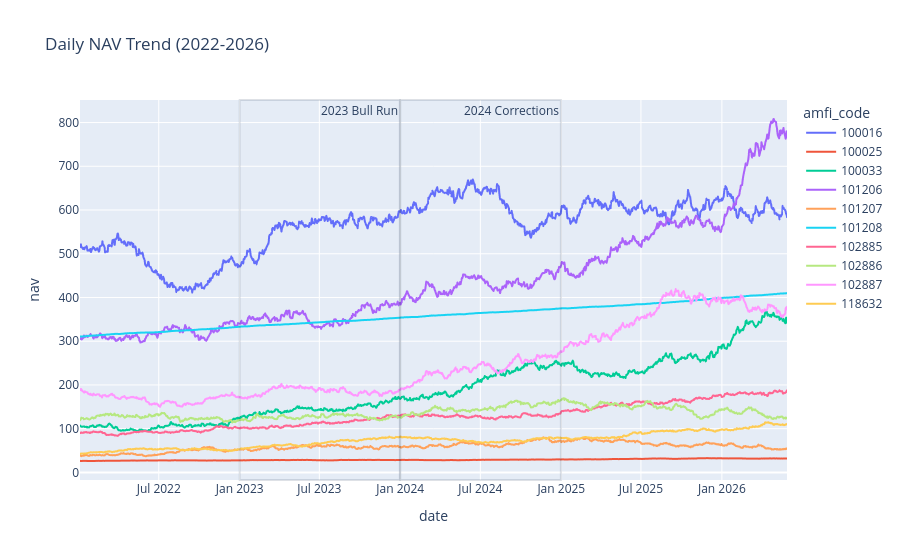

The notebook cell saved with this chart:
### Markdown cell above
### Insight 5

Young and middle age investors contribute major transaction volume.

### Code cell
nav["date"] = pd.to_datetime(
    nav["date"]
)

top_funds = nav[
    "amfi_code"
].unique()[:10]

nav_subset = nav[
    nav["amfi_code"].isin(
        top_funds
    )
]

fig = px.line(

    nav_subset,

    x="date",

    y="nav",

    color="amfi_code",

    title="Daily NAV Trend (2022-2026)"

)

fig.add_vrect(

    x0="2023-01-01",

    x1="2023-12-31",

    annotation_text="2023 Bull Run",

    opacity=0.15

)

fig.add_vrect(

    x0="2024-01-01",

    x1="2024-12-31",

    annotation_text="2024 Corrections",

    opacity=0.15

)

fig.show()

### Figure 1 — Plotly figure (JSON) as saved in the notebook; plotly's stock layout.template omitted (floating-point values rounded to 4 significant figures; data arrays with more than 128 entries replaced by an {"elided": "..."} marker saying what was removed)
{"data": [{"hovertemplate": "amfi_code=100016<br>date=%{x}<br>nav=%{y}<extra></extra>", "legendgroup": "100016", "line": {"color": "#636efa", "dash": "solid"}, "marker": {"symbol": "circle"}, "mode": "lines", "name": "100016", "showlegend": true, "type": "scattergl", "x": {"elided": "1150 str values"}, "xaxis": "x", "y": {"elided": "1150 float values"}, "yaxis": "y"}, {"hovertemplate": "amfi_code=100025<br>date=%{x}<br>nav=%{y}<extra></extra>", "legendgroup": "100025", "line": {"color": "#EF553B", "dash": "solid"}, "marker": {"symbol": "circle"}, "mode": "lines", "name": "100025", "showlegend": true, "type": "scattergl", "x": {"elided": "1150 str values"}, "xaxis": "x", "y": {"elided": "1150 float values"}, "yaxis": "y"}, {"hovertemplate": "amfi_code=100033<br>date=%{x}<br>nav=%{y}<extra></extra>", "legendgroup": "100033", "line": {"color": "#00cc96", "dash": "solid"}, "marker": {"symbol": "circle"}, "mode": "lines", "name": "100033", "showlegend": true, "type": "scattergl", "x": {"elided": "1150 str values"}, "xaxis": "x", "y": {"elided": "1150 float values"}, "yaxis": "y"}, {"hovertemplate": "amfi_code=101206<br>date=%{x}<br>nav=%{y}<extra></extra>", "legendgroup": "101206", "line": {"color": "#ab63fa", "dash": "solid"}, "marker": {"symbol": "circle"}, "mode": "lines", "name": "101206", "showlegend": true, "type": "scattergl", "x": {"elided": "1150 str values"}, "xaxis": "x", "y": {"elided": "1150 float values"}, "yaxis": "y"}, {"hovertemplate": "amfi_code=101207<br>date=%{x}<br>nav=%{y}<extra></extra>", "legendgroup": "101207", "line": {"color": "#FFA15A", "dash": "solid"}, "marker": {"symbol": "circle"}, "mode": "lines", "name": "101207", "showlegend": true, "type": "scattergl", "x": {"elided": "1150 str values"}, "xaxis": "x", "y": {"elided": "1150 float values"}, "yaxis": "y"}, {"hovertemplate": "amfi_code=101208<br>date=%{x}<br>nav=%{y}<extra></extra>", "legendgroup": "101208", "line": {"color": "#19d3f3", "dash": "solid"}, "marker": {"symbol": "circle"}, "mode": "lines", "name": "101208", "showlegend": true, "type": "scattergl", "x": {"elided": "1150 str values"}, "xaxis": "x", "y": {"elided": "1150 float values"}, "yaxis": "y"}, {"hovertemplate": "amfi_code=102885<br>date=%{x}<br>nav=%{y}<extra></extra>", "legendgroup": "102885", "line": {"color": "#FF6692", "dash": "solid"}, "marker": {"symbol": "circle"}, "mode": "lines", "name": "102885", "showlegend": true, "type": "scattergl", "x": {"elided": "1150 str values"}, "xaxis": "x", "y": {"elided": "1150 float values"}, "yaxis": "y"}, {"hovertemplate": "amfi_code=102886<br>date=%{x}<br>nav=%{y}<extra></extra>", "legendgroup": "102886", "line": {"color": "#B6E880", "dash": "solid"}, "marker": {"symbol": "circle"}, "mode": "lines", "name": "102886", "showlegend": true, "type": "scattergl", "x": {"elided": "1150 str values"}, "xaxis": "x", "y": {"elided": "1150 float values"}, "yaxis": "y"}, {"hovertemplate": "amfi_code=102887<br>date=%{x}<br>nav=%{y}<extra></extra>", "legendgroup": "102887", "line": {"color": "#FF97FF", "dash": "solid"}, "marker": {"symbol": "circle"}, "mode": "lines", "name": "102887", "showlegend": true, "type": "scattergl", "x": {"elided": "1150 str values"}, "xaxis": "x", "y": {"elided": "1150 float values"}, "yaxis": "y"}, {"hovertemplate": "amfi_code=118632<br>date=%{x}<br>nav=%{y}<extra></extra>", "legendgroup": "118632", "line": {"color": "#FECB52", "dash": "solid"}, "marker": {"symbol": "circle"}, "mode": "lines", "name": "118632", "showlegend": true, "type": "scattergl", "x": {"elided": "1150 str values"}, "xaxis": "x", "y": {"elided": "1150 float values"}, "yaxis": "y"}], "layout": {"annotations": [{"showarrow": false, "text": "2023 Bull Run", "x": "2023-12-31", "xanchor": "right", "xref": "x", "y": 1, "yanchor": "top", "yref": "y domain"}, {"showarrow": false, "text": "2024 Corrections", "x": "2024-12-31", "xanchor": "right", "xref": "x", "y": 1, "yanchor": "top", "yref": "y domain"}], "legend": {"title": {"text": "amfi_code"}, "tracegroupgap": 0}, "shapes": [{"opacity": 0.15, "type": "rect", "x0": "2023-01-01", "x1": "2023-12-31", "xref": "x", "y0": 0, "y1": 1, "yref": "y domain"}, {"opacity": 0.15, "type": "rect", "x0": "2024-01-01", "x1": "2024-12-31", "xref": "x", "y0": 0, "y1": 1, "yref": "y domain"}], "title": {"text": "Daily NAV Trend (2022-2026)"}, "xaxis": {"anchor": "y", "domain": [0, 1], "title": {"text": "date"}}, "yaxis": {"anchor": "x", "domain": [0, 1], "title": {"text": "nav"}}}}
